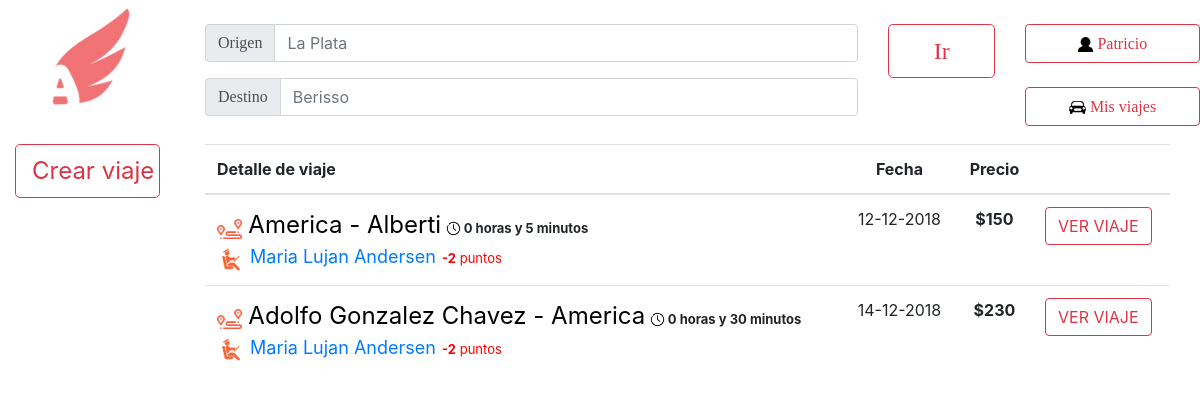
Before: /PaginaPrincipal.php?inicio=pato.estevez@gmail.com (signed in) with the older database file.
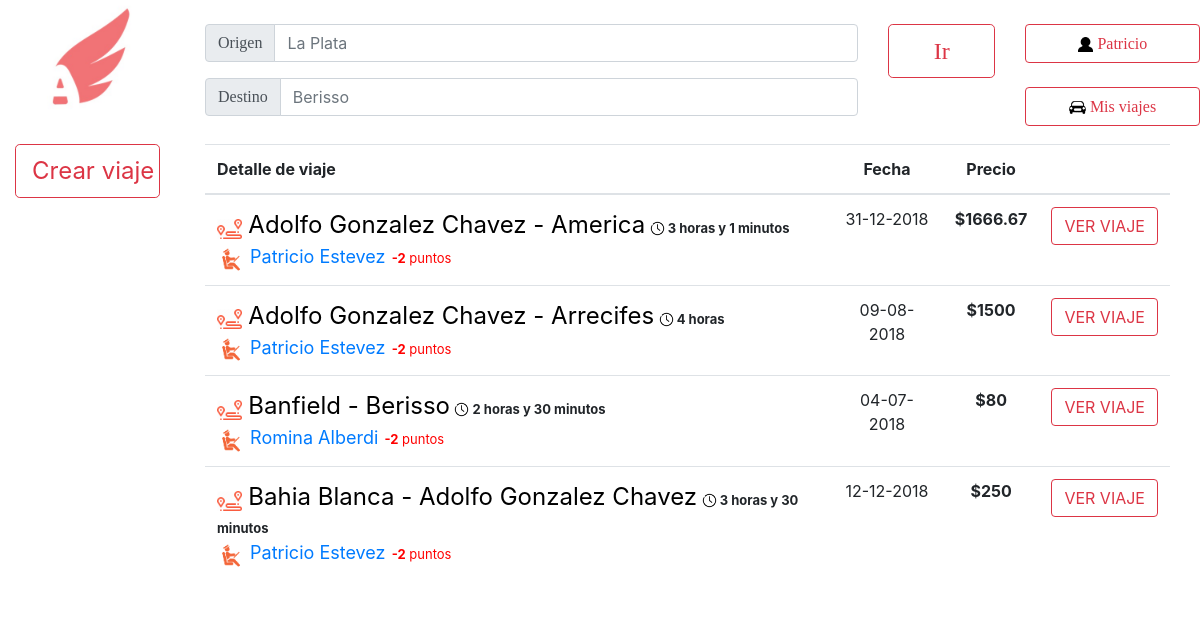
After: the same page with the newer database file.
### tables this page shows
CREATE TABLE IF NOT EXISTS `viajes` (
  `IDviaje` int(11) NOT NULL AUTO_INCREMENT,
  `fecha` date NOT NULL,
  `hora` time NOT NULL,
  `IDvehiculo` int(50) NOT NULL,
  `IDconductor` int(50) NOT NULL,
  `llegada` datetime NOT NULL,
  `IDOrigen` int(11) NOT NULL,
  `IDDestino` int(11) NOT NULL,
  `Precio` double NOT NULL,
  `asientos_disponibles` int(5) NOT NULL,
  PRIMARY KEY (`IDviaje`)
);

CREATE TABLE IF NOT EXISTS `ciudades` (
  `nombre` varchar(100) NOT NULL,
  `IDCiudad` int(11) NOT NULL AUTO_INCREMENT,
  PRIMARY KEY (`IDCiudad`)
);

CREATE TABLE IF NOT EXISTS `usuarios` (
  `nombre` varchar(50) NOT NULL,
  `apellido` varchar(50) NOT NULL,
  `email` varchar(50) NOT NULL,
  `clave` varchar(50) NOT NULL,
  `fecha` date NOT NULL,
  `foto` longblob,
  `token` varchar(100) NOT NULL,
  `ID` int(11) NOT NULL AUTO_INCREMENT,
  `borrado` tinyint(1) NOT NULL DEFAULT '0',
  `penalizacion` int(20) NOT NULL DEFAULT '0',
  `penalizacion_acom` int(20) NOT NULL DEFAULT '0',
  `deuda` float NOT NULL DEFAULT '0',
  PRIMARY KEY (`ID`)
);

### PaginaPrincipal.php (the view, shortened to what the changed rows need)
<!doctype html>
<html lang="en">
  <head>
    <link rel="stylesheet" href="css/bootstrap.min.css">
    <link rel="stylesheet" href="css/Estilos.css">
  </head>
  <body>
          <?php
          $link = conectarABase();
          $hoy = new DateTime('today');
          $viajes = mysqli_query($link, "SELECT * FROM viajes");
        ?>
      <br><br><br><br><br><br>
          <div class="row">
              <div class="col-10 ">
                        <div style="margin-right: 30px">
                            <table class="table table-hover">
                                <thead>
                                    <tr>
                                        <th>Detalle de viaje</th>
                                        <th class='text-center'>Fecha</th>
                                        <th class="text-center">Precio</th>
                                        <th> </th>
                                    </tr>
                                </thead>
                                <tbody>
                                    <?php while($row = $viajes->fetch_array(MYSQLI_NUM)){
                                    $fechaViaje = new DateTime($row[1] . $row[2]);
                                    if (($fechaViaje > $hoy)&&($row[9]>0)){
                                    $origen= mysqli_query($link, "SELECT * FROM ciudades where IDCiudad=$row[6]");
                                    $origen = $origen ->fetch_array(MYSQLI_NUM);
                                    $destino= mysqli_query($link, "SELECT * FROM ciudades where IDCiudad=$row[7]");
                                    $destino = $destino ->fetch_array(MYSQLI_NUM);
                                    $conductor = mysqli_query($link, "SELECT * FROM usuarios where ID=$row[4]");
                                    $conductor = $conductor ->fetch_array(MYSQLI_NUM);
                                    $calificaciones = mysqli_query($link, "SELECT calificacion FROM calificaciones where IDdestino=$conductor[7]");
                                    $puntos=0;
                                    while($cal = $calificaciones->fetch_array(MYSQLI_NUM)){
                                        $puntos=$puntos+$cal[0];
                                    }
                                    $puntos = $puntos - $conductor[9];
                                    ?>
                                    <tr>
                                        <td>
                                        <div class="media">
                                            <div class="media-body">
                                                <img src="Imagenes/VIAJE.png" height="20"><font size='5' color='black'> <?php echo"$origen[0] - $destino[0]" ?></font>&nbsp;<img src="Imagenes/reloj.png" height="15"><strong style="font-size: 13px"> <?php $fecha1 = new DateTime("$row[1] . $row[2]");$fecha2 = new DateTime($row[5]);$diferencia = $fecha2->diff($fecha1);$agregar=0;if($diferencia->d>0){$agregar=$diferencia->d*24;}$horas=$diferencia->h+$agregar;echo "$horas horas";if(($diferencia->i)!=0){echo" y $diferencia->i minutos";}?></strong><br>
                                                <img src="Imagenes/CONDUCTOR.png" height="28"><font size='4'><a href="verPerfil.php?id=<?php echo $conductor[7]?>"> <?php echo "$conductor[0] $conductor[1]"?></a></font><font size='2' color='<?php if ($puntos>=0){echo "green";}else{echo "red";}?>'><strong color='<?php if($puntos>=0){echo "green";}else{echo "red";} ?>'>&nbsp;&nbsp;<?php echo $puntos?></strong> puntos</font><br>
                                            </div>
                                        </div></td>
                                        <td style="text-align: center">
                                        <?php $fechaS = new DateTime($row[1]); echo $fechaS->format('d-m-Y');?>
                                        </td>
                                        <td style="text-align: center"><strong><?php echo '$' . round($row[8],2);?></strong></td>
                                        <td>
                                            <a class="btn btn-outline-danger" href="verViaje.php?id=<?php echo $row[0];?>">
                                             VER VIAJE
                                        </a></td>
                                    </tr>
                                    <?php }}?>
                                </tbody>
                            </table>
                    </div>
              </div>
          </div>
  </body>
</html>

Changed rows visible on the page:
removed viajes: ciudades.nombre "America", ciudades.nombre "Alberti", horas "0", i "5", usuarios.nombre "Maria Lujan", usuarios.apellido "Andersen", puntos "-2", fecha "12-12-2018", Precio "150"
removed viajes: ciudades.nombre "Adolfo Gonzalez Chavez", ciudades.nombre "America", horas "0", i "30", usuarios.nombre "Maria Lujan", usuarios.apellido "Andersen", puntos "-2", fecha "14-12-2018", Precio "230"
added viajes: ciudades.nombre "Adolfo Gonzalez Chavez", ciudades.nombre "America", horas "3", i "1", usuarios.nombre "Patricio", usuarios.apellido "Estevez", puntos "-2", fecha "31-12-2018", Precio "1666.67"
added viajes: ciudades.nombre "Adolfo Gonzalez Chavez", ciudades.nombre "Arrecifes", horas "4", usuarios.nombre "Patricio", usuarios.apellido "Estevez", puntos "-2", fecha "09-08-2018", Precio "1500"
added viajes: ciudades.nombre "Banfield", ciudades.nombre "Berisso", i "30", usuarios.nombre "Romina", usuarios.apellido "Alberdi", puntos "-2", fecha "04-07-2018", Precio "80"
now on this page (row edited): usuarios: penalizacion "2"
added viajes: ciudades.nombre "Bahia Blanca", ciudades.nombre "Adolfo Gonzalez Chavez", horas "3", i "30", usuarios.nombre "Patricio", usuarios.apellido "Estevez", puntos "-2", fecha "12-12-2018", Precio "250"
